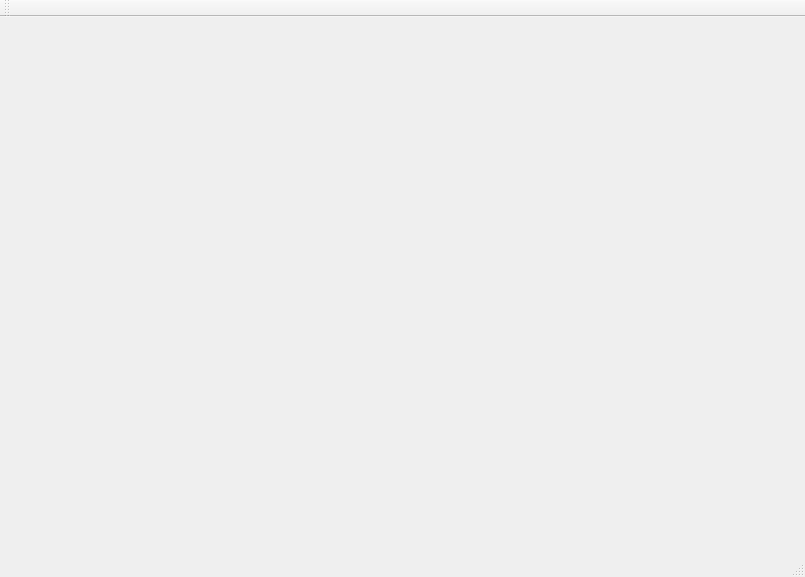
<?xml version="1.0" encoding="UTF-8"?>
<ui version="4.0">
 <class>MainWindow</class>
 <widget class="QMainWindow" name="MainWindow">
  <property name="geometry">
   <rect>
    <x>0</x>
    <y>0</y>
    <width>805</width>
    <height>577</height>
   </rect>
  </property>
  <property name="maximumSize">
   <size>
    <width>805</width>
    <height>577</height>
   </size>
  </property>
  <property name="windowTitle">
   <string>QMainWindow</string>
  </property>
  <property name="styleSheet">
   <string notr="true"/>
  </property>
  <widget class="QWidget" name="centralWidget"/>
  <widget class="QMenuBar" name="menuBar">
   <property name="geometry">
    <rect>
     <x>0</x>
     <y>0</y>
     <width>805</width>
     <height>26</height>
    </rect>
   </property>
  </widget>
  <widget class="QToolBar" name="mainToolBar">
   <attribute name="toolBarArea">
    <enum>TopToolBarArea</enum>
   </attribute>
   <attribute name="toolBarBreak">
    <bool>false</bool>
   </attribute>
  </widget>
  <widget class="QStatusBar" name="statusBar"/>
 </widget>
 <layoutdefault spacing="6" margin="11"/>
 <resources>
  <include location="QMainWindow.qrc"/>
 </resources>
 <connections/>
</ui>
